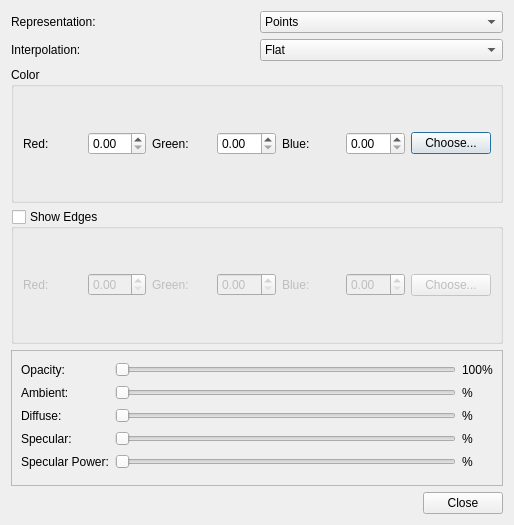
<?xml version="1.0" encoding="UTF-8"?>
<ui version="4.0">
 <class>propertyChooserDialog</class>
 <widget class="QDialog" name="propertyChooserDialog">
  <property name="geometry">
   <rect>
    <x>0</x>
    <y>0</y>
    <width>514</width>
    <height>525</height>
   </rect>
  </property>
  <property name="windowTitle">
   <string>Advanced Settings</string>
  </property>
  <layout class="QVBoxLayout" name="verticalLayout">
   <item>
    <layout class="QHBoxLayout" name="horizontalLayout">
     <item>
      <widget class="QLabel" name="label">
       <property name="text">
        <string>Representation:</string>
       </property>
      </widget>
     </item>
     <item>
      <widget class="QComboBox" name="representComboBox">
       <item>
        <property name="text">
         <string>Points</string>
        </property>
       </item>
       <item>
        <property name="text">
         <string>Wireframe</string>
        </property>
       </item>
       <item>
        <property name="text">
         <string>Surface</string>
        </property>
       </item>
      </widget>
     </item>
    </layout>
   </item>
   <item>
    <layout class="QHBoxLayout" name="horizontalLayout_2">
     <item>
      <widget class="QLabel" name="label_2">
       <property name="text">
        <string>Interpolation:</string>
       </property>
      </widget>
     </item>
     <item>
      <widget class="QComboBox" name="interpolateComboBox">
       <item>
        <property name="text">
         <string>Flat</string>
        </property>
       </item>
       <item>
        <property name="text">
         <string>Gouraud</string>
        </property>
       </item>
       <item>
        <property name="text">
         <string>Phong</string>
        </property>
       </item>
      </widget>
     </item>
    </layout>
   </item>
   <item>
    <widget class="QGroupBox" name="groupBox">
     <property name="title">
      <string>Color</string>
     </property>
     <layout class="QHBoxLayout" name="horizontalLayout_3">
      <item>
       <widget class="QLabel" name="label_3">
        <property name="text">
         <string>Red:</string>
        </property>
       </widget>
      </item>
      <item>
       <widget class="QDoubleSpinBox" name="redSpinBox">
        <property name="maximum">
         <double>1.000000000000000</double>
        </property>
        <property name="singleStep">
         <double>0.050000000000000</double>
        </property>
       </widget>
      </item>
      <item>
       <widget class="QLabel" name="label_4">
        <property name="text">
         <string>Green:</string>
        </property>
       </widget>
      </item>
      <item>
       <widget class="QDoubleSpinBox" name="greenSpinBox">
        <property name="maximum">
         <double>1.000000000000000</double>
        </property>
        <property name="singleStep">
         <double>0.050000000000000</double>
        </property>
       </widget>
      </item>
      <item>
       <widget class="QLabel" name="label_5">
        <property name="text">
         <string>Blue:</string>
        </property>
       </widget>
      </item>
      <item>
       <widget class="QDoubleSpinBox" name="blueSpinBox">
        <property name="maximum">
         <double>1.000000000000000</double>
        </property>
        <property name="singleStep">
         <double>0.050000000000000</double>
        </property>
       </widget>
      </item>
      <item>
       <widget class="QPushButton" name="colorChoosePushButton">
        <property name="text">
         <string>Choose...</string>
        </property>
       </widget>
      </item>
     </layout>
    </widget>
   </item>
   <item>
    <widget class="QGroupBox" name="showEdgesGroupBox">
     <property name="title">
      <string>Show Edges</string>
     </property>
     <property name="checkable">
      <bool>true</bool>
     </property>
     <property name="checked">
      <bool>false</bool>
     </property>
     <layout class="QHBoxLayout" name="horizontalLayout_4">
      <item>
       <widget class="QLabel" name="label_6">
        <property name="text">
         <string>Red:</string>
        </property>
       </widget>
      </item>
      <item>
       <widget class="QDoubleSpinBox" name="redSpinBoxEdge">
        <property name="maximum">
         <double>1.000000000000000</double>
        </property>
        <property name="singleStep">
         <double>0.050000000000000</double>
        </property>
       </widget>
      </item>
      <item>
       <widget class="QLabel" name="label_8">
        <property name="text">
         <string>Green:</string>
        </property>
       </widget>
      </item>
      <item>
       <widget class="QDoubleSpinBox" name="greenSpinBoxEdge">
        <property name="maximum">
         <double>1.000000000000000</double>
        </property>
        <property name="singleStep">
         <double>0.050000000000000</double>
        </property>
       </widget>
      </item>
      <item>
       <widget class="QLabel" name="label_7">
        <property name="text">
         <string>Blue:</string>
        </property>
       </widget>
      </item>
      <item>
       <widget class="QDoubleSpinBox" name="blueSpinBoxEdge">
        <property name="maximum">
         <double>1.000000000000000</double>
        </property>
        <property name="singleStep">
         <double>0.050000000000000</double>
        </property>
       </widget>
      </item>
      <item>
       <widget class="QPushButton" name="colorChoosePushButtonEdge">
        <property name="text">
         <string>Choose...</string>
        </property>
       </widget>
      </item>
     </layout>
    </widget>
   </item>
   <item>
    <widget class="QFrame" name="frame">
     <property name="frameShape">
      <enum>QFrame::StyledPanel</enum>
     </property>
     <property name="frameShadow">
      <enum>QFrame::Raised</enum>
     </property>
     <layout class="QGridLayout" name="gridLayout">
      <item row="0" column="0">
       <widget class="QLabel" name="label_9">
        <property name="text">
         <string>Opacity:</string>
        </property>
       </widget>
      </item>
      <item row="0" column="1">
       <widget class="QSlider" name="opacitySlider">
        <property name="maximum">
         <number>100</number>
        </property>
        <property name="pageStep">
         <number>10</number>
        </property>
        <property name="orientation">
         <enum>Qt::Horizontal</enum>
        </property>
       </widget>
      </item>
      <item row="0" column="2">
       <widget class="QLabel" name="opacityLabel">
        <property name="text">
         <string>100%</string>
        </property>
       </widget>
      </item>
      <item row="1" column="0">
       <widget class="QLabel" name="label_10">
        <property name="text">
         <string>Ambient:</string>
        </property>
       </widget>
      </item>
      <item row="1" column="1">
       <widget class="QSlider" name="ambientSlider">
        <property name="maximum">
         <number>100</number>
        </property>
        <property name="pageStep">
         <number>10</number>
        </property>
        <property name="orientation">
         <enum>Qt::Horizontal</enum>
        </property>
       </widget>
      </item>
      <item row="1" column="2">
       <widget class="QLabel" name="ambientLabel">
        <property name="text">
         <string>%</string>
        </property>
       </widget>
      </item>
      <item row="2" column="0">
       <widget class="QLabel" name="label_11">
        <property name="text">
         <string>Diffuse:</string>
        </property>
       </widget>
      </item>
      <item row="2" column="1">
       <widget class="QSlider" name="diffuseSlider">
        <property name="maximum">
         <number>100</number>
        </property>
        <property name="pageStep">
         <number>10</number>
        </property>
        <property name="orientation">
         <enum>Qt::Horizontal</enum>
        </property>
       </widget>
      </item>
      <item row="2" column="2">
       <widget class="QLabel" name="diffuseLabel">
        <property name="text">
         <string>%</string>
        </property>
       </widget>
      </item>
      <item row="3" column="0">
       <widget class="QLabel" name="label_12">
        <property name="text">
         <string>Specular:</string>
        </property>
       </widget>
      </item>
      <item row="3" column="1">
       <widget class="QSlider" name="specularSlider">
        <property name="maximum">
         <number>100</number>
        </property>
        <property name="pageStep">
         <number>10</number>
        </property>
        <property name="orientation">
         <enum>Qt::Horizontal</enum>
        </property>
       </widget>
      </item>
      <item row="3" column="2">
       <widget class="QLabel" name="specularLabel">
        <property name="text">
         <string>%</string>
        </property>
       </widget>
      </item>
      <item row="4" column="0">
       <widget class="QLabel" name="label_13">
        <property name="text">
         <string>Specular Power:</string>
        </property>
       </widget>
      </item>
      <item row="4" column="1">
       <widget class="QSlider" name="specularPowerSlider">
        <property name="maximum">
         <number>100</number>
        </property>
        <property name="pageStep">
         <number>10</number>
        </property>
        <property name="orientation">
         <enum>Qt::Horizontal</enum>
        </property>
       </widget>
      </item>
      <item row="4" column="2">
       <widget class="QLabel" name="specularPowerLabel">
        <property name="text">
         <string>%</string>
        </property>
       </widget>
      </item>
     </layout>
    </widget>
   </item>
   <item>
    <widget class="QDialogButtonBox" name="buttonBox">
     <property name="orientation">
      <enum>Qt::Horizontal</enum>
     </property>
     <property name="standardButtons">
      <set>QDialogButtonBox::Close</set>
     </property>
    </widget>
   </item>
  </layout>
 </widget>
 <resources/>
 <connections>
  <connection>
   <sender>buttonBox</sender>
   <signal>accepted()</signal>
   <receiver>propertyChooserDialog</receiver>
   <slot>accept()</slot>
   <hints>
    <hint type="sourcelabel">
     <x>248</x>
     <y>254</y>
    </hint>
    <hint type="destinationlabel">
     <x>157</x>
     <y>274</y>
    </hint>
   </hints>
  </connection>
  <connection>
   <sender>buttonBox</sender>
   <signal>rejected()</signal>
   <receiver>propertyChooserDialog</receiver>
   <slot>reject()</slot>
   <hints>
    <hint type="sourcelabel">
     <x>316</x>
     <y>260</y>
    </hint>
    <hint type="destinationlabel">
     <x>286</x>
     <y>274</y>
    </hint>
   </hints>
  </connection>
 </connections>
</ui>
